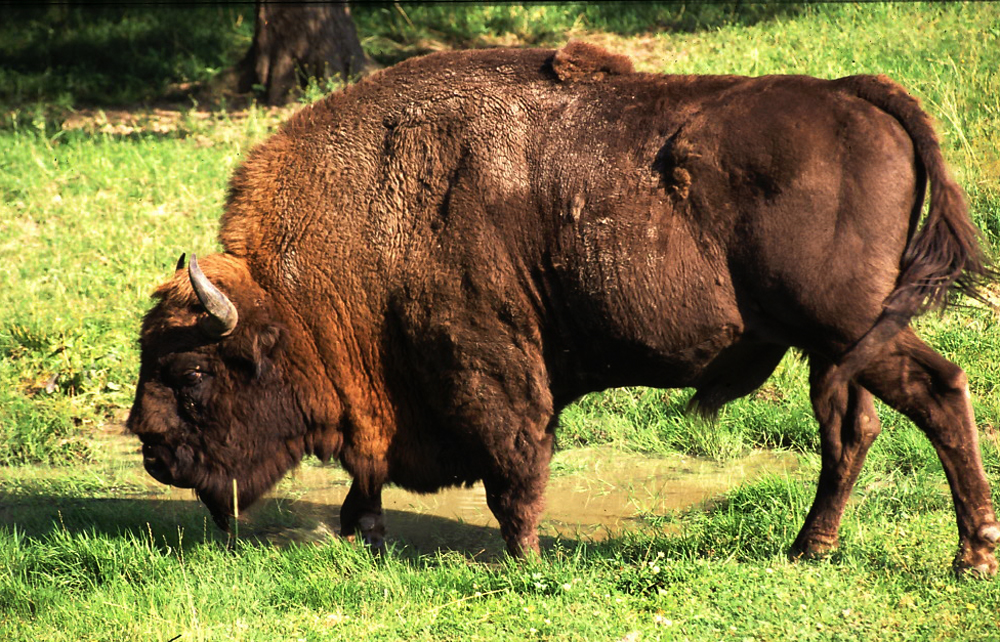
%> input picture Lab03/zubr.jpg, 1000 x 642 px
$ octave lab3_6.m   (GNU Octave 9; MATLAB toolbox functions it lacks are replaced by stand-ins)
%> lines starting %> are read from the running program, lines starting %| are printed output that depends on the picture; in (x1, y1, x2, y2) boxes, pixels count from 0 and x2, y2 are one past the last pixel; in counts of white or black regions, pixels touching at a corner belong together; the program's own positions count from 1
clear;clc;

im = rgb2gray(double(imread('zubr.jpg'))/255);
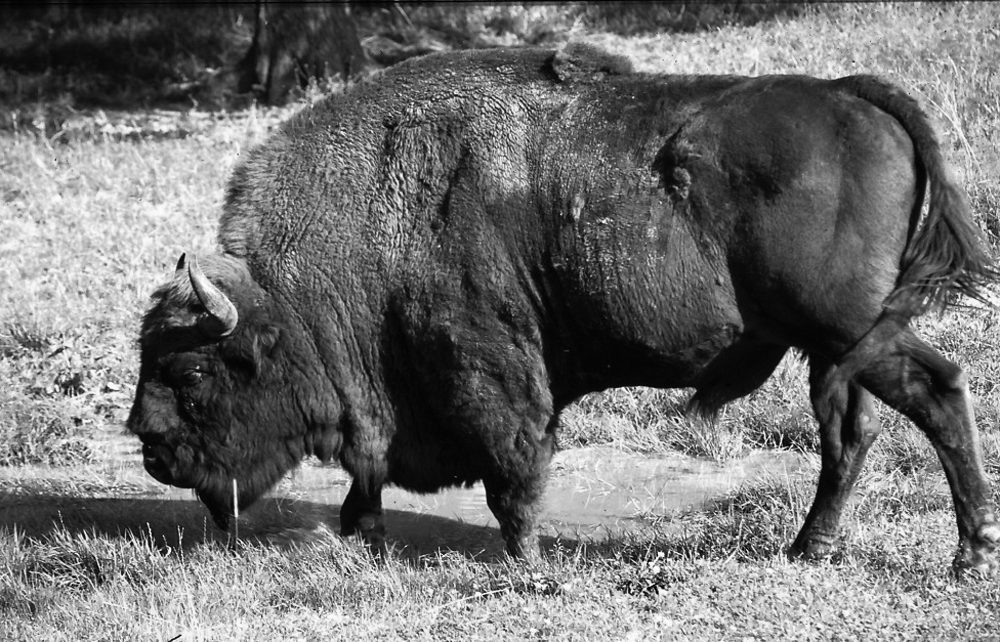
%> im: size 642x1000 double; min 0, max 1, mean 0.438
fim = im;

avgIm = .55;

fim(fim >= avgIm) = 1;
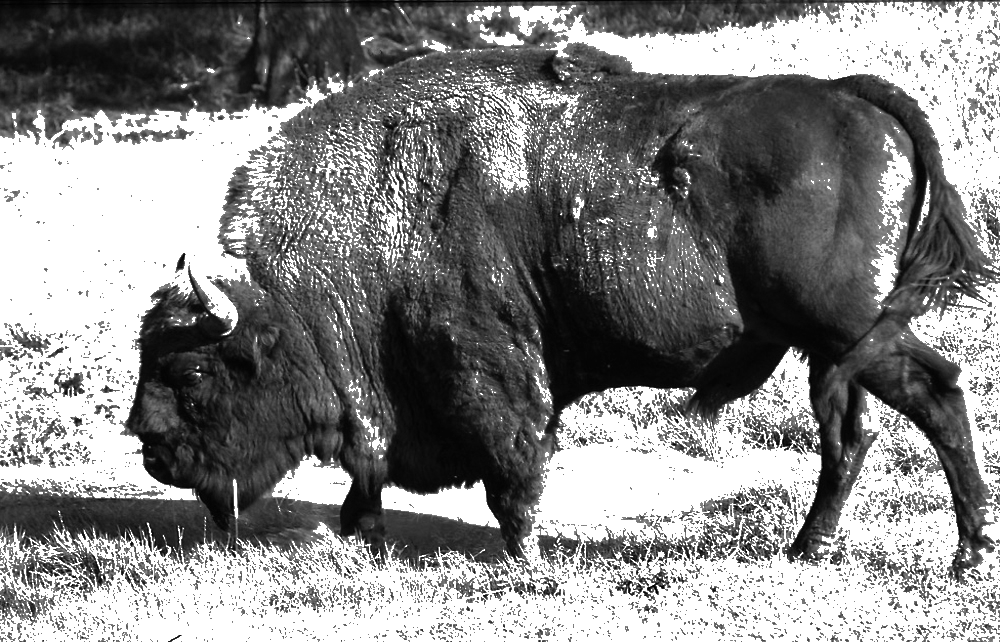
%> fim: size 642x1000 double; min 0, max 1, mean 0.529
fim(fim < avgIm) = 0; % wynik -> macierz double
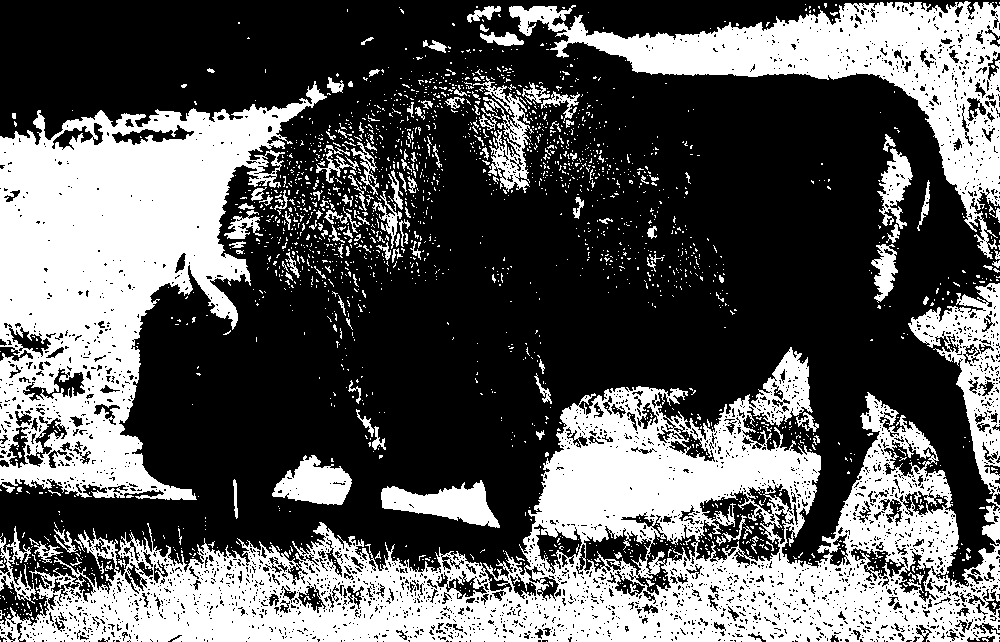
%> fim: size 642x1000 double; values 0 (black) and 1 (white), 36.5% white; 2127 white regions (1977 under 20 px), largest, box (x1, y1, x2, y2) and area: (0, 283, 1000, 642) 111996, (0, 81, 327, 500) 64343, (509, 1, 1000, 259) 30304

% druga metoda ponizej - robi to samo
%fim = im > avgIm; % wynik -> macierz logiczna

%trzecia metoda ponizej
%fim = imbinarize(im, avgIm);
%fim = ~fim;
% wynik -> macierz logiczna
% moze byc bez wspolczynnika - w dokumentacji opisane zasady jak wyznacza -
% metoda Otsu - to samo robi funkcja:
% avgIm = graythresh(im);
% rozniez jest argument 'adaptive' zamiast progu
% robi podobnie jak filtry - sprawdza jasnosc sasiedztwa punktu

imshow(im);
figure;
imhist(im);
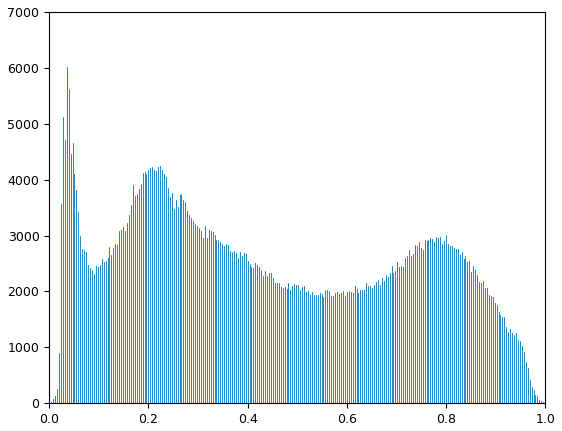
%> figure redrawn from the program's plot data; highest point at x = 0.0353, y = 6021
figure;
imshow(fim);
figure;
imhist(fim);
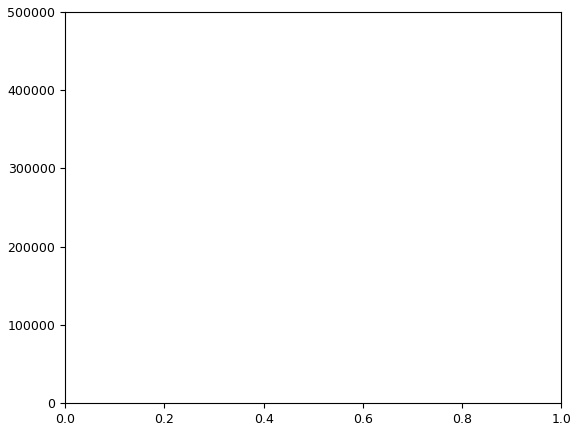
%> figure redrawn from the program's plot data; highest point at x = 0, y = 407479

% binaryzacja obrazow - avgIm -> wspolczynnik binaryzacji, ktory bierzemy
% na podstawie analizy obrazu - chcemy oddzielic zubra od tla

% co jesli chcemy, zeby zubr byl bialy
% robimy to samo, tylko inwersja potem:
% - na liczbach: fim = 1 - fim
% - na logiznych: fim = ~fim
